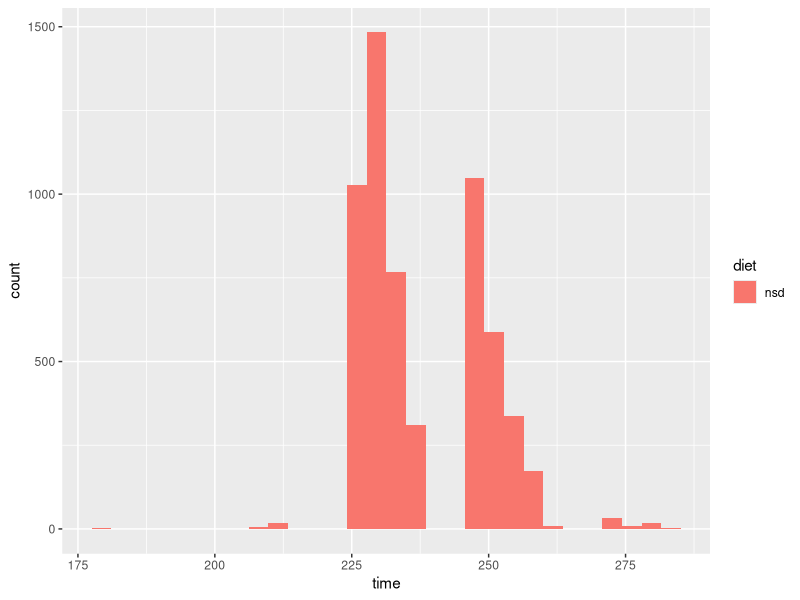
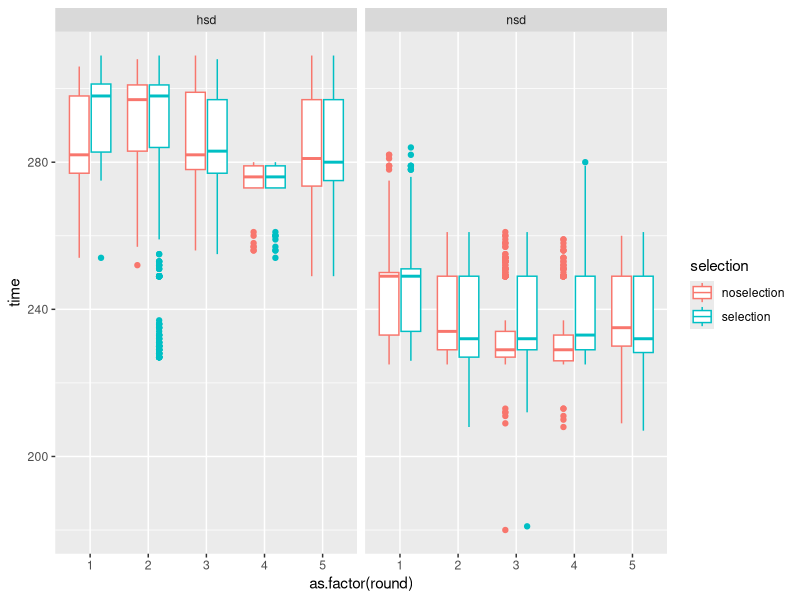
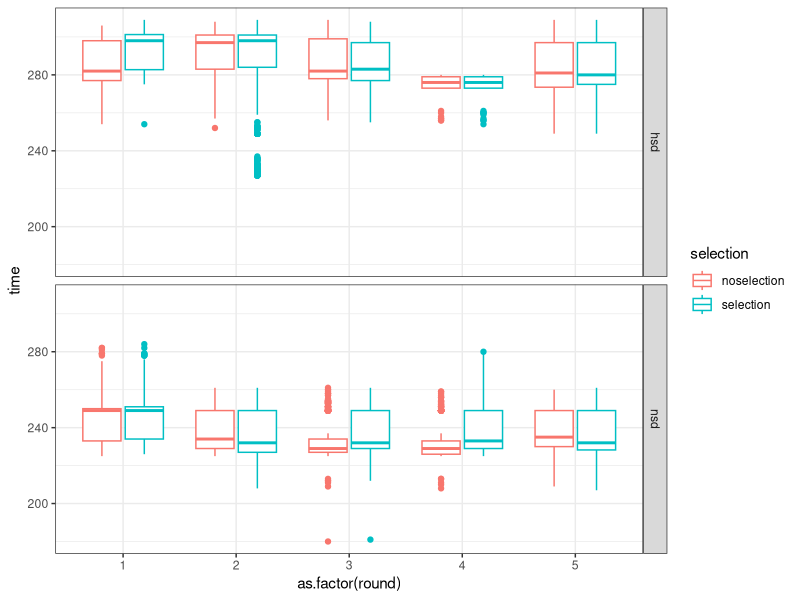
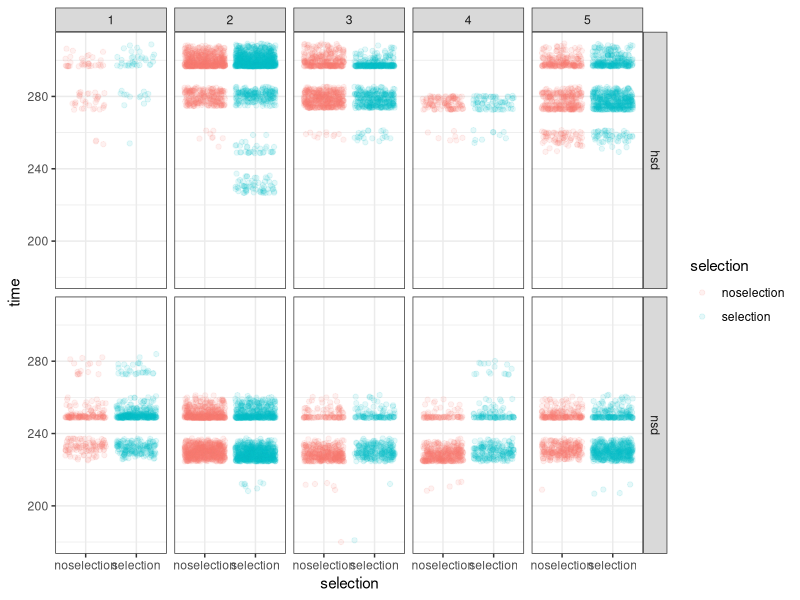

Recreate these plots in R, in order. (Note: this script raises an error after producing the figures.)
## ---- chunk 1
knitr::opts_chunk$set(cache=TRUE, fig.path='figures/', fig.width=5, fig.height=5 )
## ---- chunk 2
library("gridExtra")
library("scales")
library("RColorBrewer")
library("tidyverse") #dplyr package included
library(stringr)
library(nlme)
library(effects)
## ---- chunk 3
flydata <- read_csv("flydata.csv") %>% mutate( line = paste(subreplicates, round, diet, conditions)) %>% select(time = emergence_time, diet, round, selection = conditions, line) %>% filter(diet != "control")

flydata %>% filter(diet != "hsd")  %>% ggplot(aes(time, fill=diet))+geom_histogram(position="dodge")
## ---- chunk 4
ggplot(flydata, aes(as.factor(round), time, color=selection) )+geom_boxplot()+facet_grid(.~diet)

ggplot(flydata, aes(as.factor(round), time,  color=selection) )+geom_boxplot()+facet_grid(diet~.)+theme_bw()

ggplot(flydata, aes(selection, time, group = selection, color = selection))+ geom_jitter(alpha=.1,)+facet_grid(diet~as.factor(round))+theme_bw()
## ---- chunk 5
flydataFactors <- flydata %>% mutate(day = ifelse(time<225, 1, ifelse(time<240, 2, ifelse(time<270, 3, 4)))) %>% as.data.frame()
flydataFactors$selection <- factor(flydataFactors$selection)
flydataFactors$diet <- factor(flydataFactors$diet)
flydataFactors$day <- factor(flydataFactors$day)
mod2 <- lme(time ~ round * diet * selection , random=~1|line, method="ML", data = flydataFactors )
summary(mod2)

effect(term="round:selection", xlevels=list(selection=c("selection","noselection")), mod=mod2) %>% as.data.frame() %>% ggplot(aes(round,fit,color=selection))+geom_line()

effect(term="round:diet", xlevels=list(diet=c("control","nsd")), mod=mod2) %>% as.data.frame() %>% ggplot(aes(round,fit,color=diet))+geom_line()

effect(term="round:diet:selection", xlevels=list(selection=c("selection","noselection"),diet=c("control","nsd")), mod=mod2) %>% as.data.frame()%>% ggplot(aes(round,fit,color=selection,linetype=diet))+geom_line()

effect(term="round:diet:selection", xlevels=list(selection=c("selection","noselection"),diet=c("control","nsd")), mod=mod2) %>% as.data.frame()%>% ggplot(aes(round,fit,color=selection,linetype=diet))+geom_line()+geom_ribbon(aes(ymin=lower,ymax=upper),alpha=0.3)+ facet_grid(diet~., scales="free")

ggplot(flydataFactors, aes(day, fill=diet))+geom_histogram(stat="count")
## ---- chunk 6
nsd.mod <- lme(time ~ round * selection , random=~1|line, method="ML", data = flydataFactors %>% filter(diet == "nsd" & day == 3 ))
summary(nsd.mod)

effect(term="round:selection", xlevels=list(selection=c("selection","noselection")), mod=nsd.mod) %>% as.data.frame() %>% ggplot(aes(round, fit, color=selection))+geom_line()+geom_ribbon(aes(ymin=lower,ymax=upper),alpha=0.3)
## ---- chunk 7

flydataFactors %>% group_by(line, diet, round, selection ) %>% summarise(time = min(time) ) %>% ggplot(aes(round, time, color=selection) )+geom_point()+facet_grid(.~diet)+geom_smooth(method = "lm")

flydataFactors2 <- flydataFactors %>% group_by(line, diet, round, selection ) %>% summarise(mintime = min(time)) %>% mutate(day = ifelse(mintime<225, 1, ifelse(mintime<240, 2, ifelse(mintime<270, 3, 4))))
flydataFactors2$day <- factor(flydataFactors2$day)

flydataFactors %>% ggplot(aes(round, time, color=selection) )+geom_point()+facet_grid(.~diet)+geom_smooth(method = "lm")

with(flydataFactors %>% group_by(line, diet, round, selection ) %>% summarise(mintime = min(time), avetime = mean(time)), cor.test(mintime, avetime))
